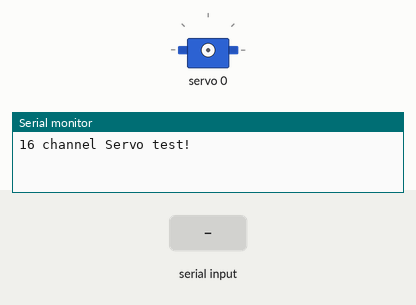
Bench run of a sketch on a simulated Arduino Uno, built with avr-gcc and run on an emulated ATmega328P. Shown: servo, the last lines printed to the serial monitor. The test bench sets the inputs (shaded band).

Above: at 1.2 s.
1.3 s: "90,45\n" received over Serial
2.8 s: "5\n" received over Serial
At 3.3 s:
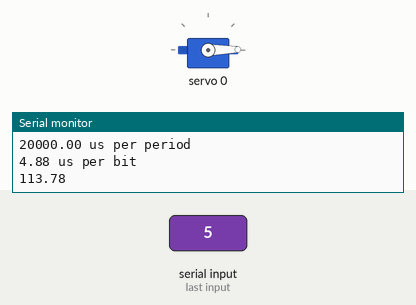
4.3 s: "30,150\n" received over Serial
At 4.8 s:
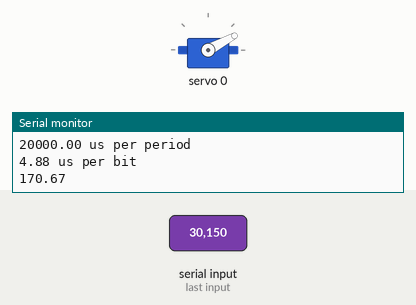
5.8 s: "200\n" received over Serial
At 6.9 s:
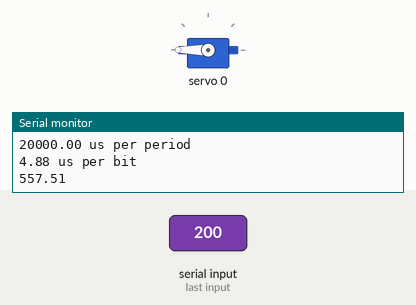
Timing chart, 0 to 8.3 s (numbered marks = the images above; inputs shaded):
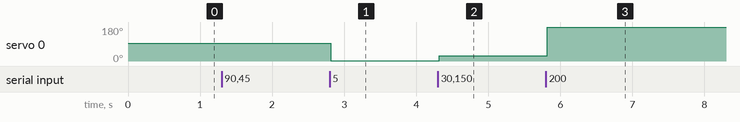

The sketch:

motorTest.ino
```cpp
#include <Wire.h>
#include "Adafruit_PWMServoDriver.h"

// called this way, it uses the default address 0x40
Adafruit_PWMServoDriver pwm = Adafruit_PWMServoDriver(0x40);

// our servo # counter
uint8_t servonum = 0;

void setup() {
  Serial.begin(9600);
  Serial.println("16 channel Servo test!");
  pwm.begin();
  pwm.setPWMFreq(50);  // Analog servos run at ~60 Hz updates
}

// you can use this function if you'd like to set the pulse length in seconds
// e.g. setServoPulse(0, 0.001) is a ~1 millisecond pulse width. its not precise!
void setServoPulse(uint8_t n, double pulse) {
  double pulselength;

  pulselength = 1000000;   // 1,000,000 us per second
  pulselength /= 50;   // 50 Hz
  Serial.print(pulselength); Serial.println(" us per period");
  pulselength /= 4096;  // 12 bits of resolution
  Serial.print(pulselength); Serial.println(" us per bit");
  pulse *= 1000;
  pulse /= pulselength;
  Serial.println(pulse);
  pwm.setPWM(n, 0, pulse);
}

void writeServo(uint8_t n,uint8_t angle){
  double pulse;
  pulse=0.5+angle/90.0;
  setServoPulse(n,pulse);
}
String inString = "";

void loop() {
  if (Serial.available() > 0) {
    if (Serial.peek() != '\n') {
      inString += (char)Serial.read();
    } else {
      Serial.read();
      Serial.print("Instruction received: ");
      Serial.println(inString);
      writeServo(servonum,inString.toInt());
      inString = "";
    }
  }
}
```

Measured:
- after the input at 2.8 s, servo 0: 93° → 1° at once
- after the input at 4.3 s, servo 0: 1° → 28° at once
- after the input at 5.8 s, servo 0: 28° → 180° at once
